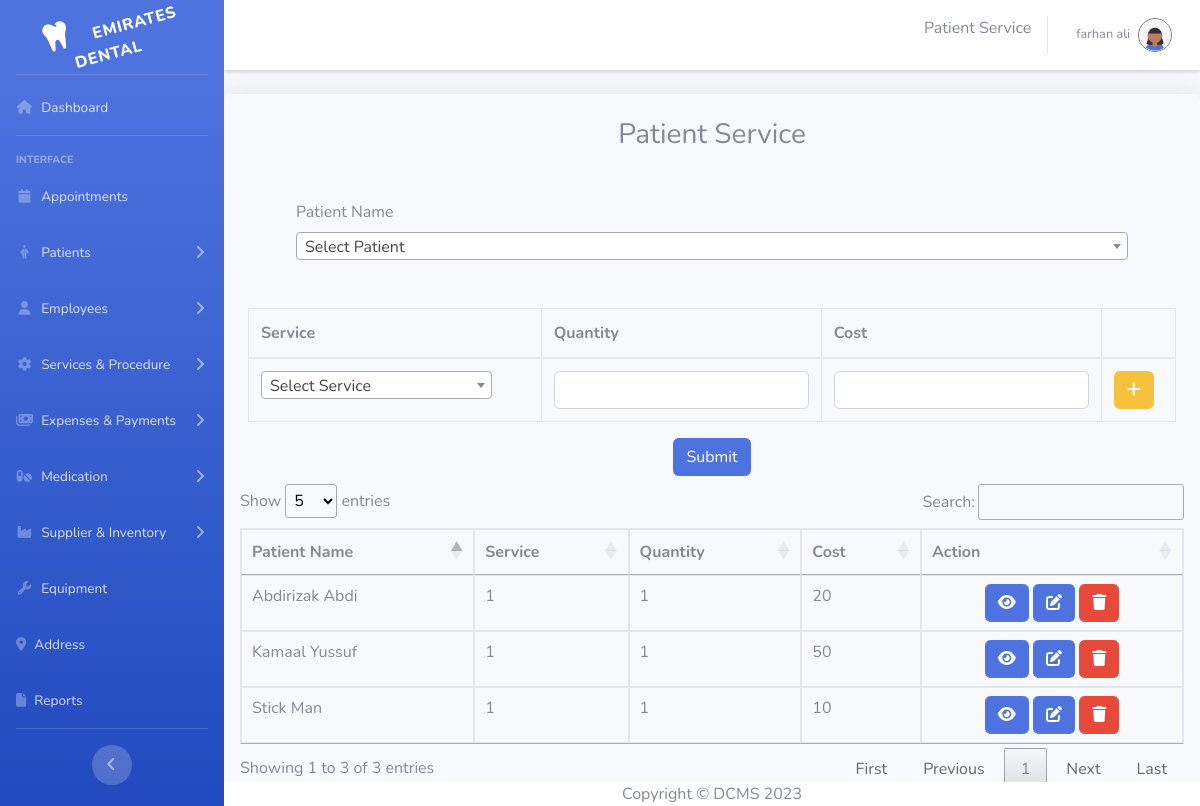
/index.php?page=patient_service (signed in), run on the app's committed database.
### tables this page shows
CREATE TABLE `patientservices` (
  `patientService_id` int(11) NOT NULL,
  `patient_id` int(11) DEFAULT NULL,
  `service_id` int(11) DEFAULT NULL,
  `quantity` int(11) DEFAULT 0,
  `cost` double DEFAULT 0
);

### index.php (called while the page is built, shortened)
<?php
$is404 = false;
$page = '';
if(isset($_GET['page']) && !empty($_GET['page'])){
    $page = $_GET['page'];
    $title = $titles[$page]["title"];
    $file = $titles[$page]["path"]."/$page.php";
}
elseif(!in_array($page, $titles)){
    $is404 = true;
}
else{
    header("Location: index.php?page=dashboard");
}
require_once('./includes/header.php');
require_once('./includes/sidebar.php');
require_once($is404 ? './includes/404.php' : $file );
require_once('./includes/footer.php');
?>

### app/patientService/patient_service.php (the view, shortened to what this page needs)
<!DOCTYPE html>
<html>
<head>
    <?php
    include_once('./app/database/conn.php');
    ?>
</head>
<body>
    <div class="container p-3 rounded shadow overflow-auto">
        <form id="formPS" class="m-2">
            <div>
                <h3 class="text-center">Patient Service</h3>
            </div>
            <div class="row m-5">
                <label for="patient_id" class="form-label ">Patient Name</label>
            </div>
            <div class="input-field">
                <table class="table table-bordered" id="servicetable">
                    <thead>
                        <tr>
                            <th scope="col">Service</th>
                            <th scope="col">Quantity</th>
                            <th scope="col">Cost</th>
                            <th scope="col"></th>
                        </tr>
                    </thead>
                    <tbody>
                        <tr>
                            <td>
                            </td>
                            <td><input type="number" class="form-control" id="quantity" name="quantity[]" REQUIRED></td>
                            <td><input type="number" class="form-control" id="cost" name="cost[]" REQUIRED></td>
                            <td><button class="btn btn-warning" name="addNewRec" id="addNewRec"><i class="fas fa-plus"></i></button></td>
                        </tr>
                    </tbody>
                </table>
            </div>
            <CENTER>
                <button type="submit" class="btn btn-primary" name="submit" id="submit">Submit</button>
            </CENTER>
        </form>
        <div id="display">
            <table class="table table-bordered" id="dataTable">
                <thead>
                    <tr>
                        <th scope="col">Patient Name</th>
                        <th scope="col">Service</th>
                        <th scope="col">Quantity</th>
                        <th scope="col">Cost</th>
                        <th scope="col">Action</th>
                    </tr>
                </thead>
                <tbody>
                    <?php
                    $query = 'SELECT * FROM `patient_service_view`';
                    $result = mysqli_query($conn, $query);
                    while ($row = mysqli_fetch_array($result)) {
?>
                        <tr>
                        <td> <?php echo $row['first_name'] . ' ' . $row['last_name']?> </td>
                        <td> <?php echo $row['Services'] ?></td>
                        <td> <?php echo $row['Quantity'] ?></td>
                        <td> <?php echo $row['Total'] ?></td>
                        <td class="text-center">
                            <button class="btn btn-primary" onclick="ViewpatientService(<?php echo $row['patient_id']; ?>)" name='view' id='view'>
                                <i class="fas fa-eye"></i>
                            </button>
                            <button class="btn btn-primary " onclick="EditpatientService(<?php echo $row['patientService_id']; ?>)" name="edit" id="edit">
                                <i class="fas fa-edit"></i>
                            </button>
                            <button class="btn btn-danger" onclick="DeletepatientService(<?php echo $row['patientService_id']; ?>)" name="delete" id="delete">
                                <i class="fas fa-trash"></i>
                            </button>
                        </td>
                        </tr>
                        <?php
                    }
                    ?>
                </tbody>
            </table>
        </div>
    </div>

### includes/header.php (shortened to what this page needs)
<!DOCTYPE html>
<html lang="en">
<head>
    <link rel="stylesheet" href="./vendor/fontawesome/css/all.min.css">
    <link href="css/sb-admin-2.min.css" rel="stylesheet">
    <link href="./vendor/fullcalendar/lib/main.min.css" rel="stylesheet">
    <link href="./vendor/DataTables/DataTables/css/jquery.dataTables.min.css" rel="stylesheet">
    <link href="./vendor/DataTables/Buttons/css/buttons.dataTables.min.css" rel="stylesheet">
    <link href="./vendor/select2/css/select2.css" rel="stylesheet">
</head>
<body id="page-top">
    <div id="wrapper">

### includes/sidebar.php (shortened to what this page needs)
<ul class="navbar-nav bg-gradient-primary sidebar sidebar-dark accordion" id="accordionSidebar">
    <a class="sidebar-brand d-flex align-items-center justify-content-center" href="index.php">
        <div class="sidebar-brand-icon rotate-n-15">
            <i class="fas fa-tooth"></i>
            <div class="sidebar-brand-text mx-3">Emirates Dental</div>
        </div>
    </a>
    <hr class="sidebar-divider my-1">
    <li class="nav-item">
        <a class="nav-link" href="index.php?page=dashboard">
            <i class="fas fa-fw fa-house"></i>
            <span>Dashboard</span></a>
    </li>
    <hr class="sidebar-divider">
    <div class="sidebar-heading">
        Interface
    </div>
    <li class="nav-item">
        <a class="nav-link" href="index.php?page=appointment">
            <i class="fa fa-fw fa-calendar"></i>
            <span>Appointments</span>
        </a>
    </li>
    <li class="nav-item">
        <a class="nav-link collapsed" href="#" data-toggle="collapse" data-target="#collapsePatient" aria-expanded="true" aria-controls="collapseUtilities">
            <i class="fa-solid fa-fw fa-person-half-dress"></i>
            <span>Patients</span>
        </a>
    </li>
    <?php
        if($_SESSION['isAdmin']){
            ?>
    <li class="nav-item">
        <a class="nav-link collapsed" href="#" data-toggle="collapse" data-target="#collapseStaff" aria-expanded="true" aria-controls="collapseUtilities">
            <i class="fas fa-fw fa-user"></i>
            <span>Employees</span>
        </a>
    </li>
    <?php
        }?>
    <li class="nav-item">
        <a class="nav-link collapsed" href="#" data-toggle="collapse" data-target="#collapseServices" aria-expanded="true" aria-controls="collapseUtilities">
            <i class="fas fa-fw fa-gear"></i>
            <span>Services & Procedure</span>
        </a>
    </li>
    <li class="nav-item">
        <a class="nav-link collapsed" href="#" data-toggle="collapse" data-target="#collapseExpenses" aria-expanded="true" aria-controls="collapseUtilities">
            <i class="fas fa-fw fa-money-bills"></i>
            <span>Expenses & Payments</span>
        </a>
    </li>
    <li class="nav-item">
        <a class="nav-link collapsed" href="#" data-toggle="collapse" data-target="#collapseMedication" aria-expanded="true" aria-controls="collapseUtilities">
            <i class="fas fa-fw fa-pills"></i>
            <span>Medication</span>
        </a>
    </li>
    <li class="nav-item">
        <a class="nav-link collapsed" href="#" data-toggle="collapse" data-target="#collapseSupplier" aria-expanded="true" aria-controls="collapseUtilities">
            <i class="fas fa-fw fa-industry"></i>
            <span>Supplier & Inventory</span>
        </a>
    </li>
    <li class="nav-item">
        <a class="nav-link" href="index.php?page=equipment">
            <i class="fas fa-fw fa-wrench"></i>
            <span>Equipment</span>
        </a>
    </li>
    <li class="nav-item">
        <a class="nav-link " href="index.php?page=address" >
        <i class="fa-solid fa-location-dot"></i>
            <span>Address</span>
        </a>
    </li>
    <li class="nav-item">
        <a class="nav-link " href="index.php?page=reports" >
        <i class="fa-solid fa-file"></i>
            <span>Reports</span>
        </a>
    </li>
    <hr class="sidebar-divider d-none d-md-block">
    <div class="text-center d-none d-md-inline">
        <button class="rounded-circle border-0" id="sidebarToggle"></button>
    </div>
</ul>
<div id="content-wrapper" class="d-flex flex-column">
    <div id="content">
        <nav class="navbar navbar-expand navbar-light bg-white topbar mb-4 static-top shadow-sm">
            <ul class="navbar-nav ml-auto">
                <li class="mt-3 text-center me-5 fs-4">
                    <?php if (isset($title)) {
                                                            echo $title;
                                                        } ?>
                                                        </li>
                <li class="nav-item dropdown no-arrow">
                    <a class="nav-link dropdown-toggle" href="#" id="userDropdown" role="button" data-toggle="dropdown" aria-haspopup="true" aria-expanded="false">
                        <span class="mr-2 d-none d-lg-inline text-gray-600 small"><?php  echo $_SESSION["employee_name"];  ?></span>
                        <div class="rounded-circle " style="border: 1px solid grey;">
                            <img class="img-profile rounded-circle" alt="" src="<?php  echo './app/img/employee/'.$_SESSION["profile"];  ?>">
                        </div>
                    </a>
                </li>
            </ul>
        </nav>

### includes/footer.php (shortened to what this page needs)
    <footer class="footer fixed-bottom bg-white">
        <div class="container my-auto">
            <div class="copyright text-center my-auto">
                <span>Copyright &copy; DCMS 2023</span>
            </div>
        </div>
    </footer>
    </div>
    </div>
</div>
    </body>
    </html>

### includes/footer.php (style rules this page uses)
.footer { margin-left: 224px; }

### data on the page
patientservices: first_name "Kamaal", last_name "Yussuf", Services "1", Quantity "1", Total "50"
patientservices: first_name "Stick", last_name "Man", Services "1", Quantity "1", Total "10"
patientservices: first_name "Abdirizak", last_name "Abdi", Services "1", Quantity "1", Total "20"

### other printed values
$title "Patient Service"
$_SESSION["employee_name"] "farhan ali"
